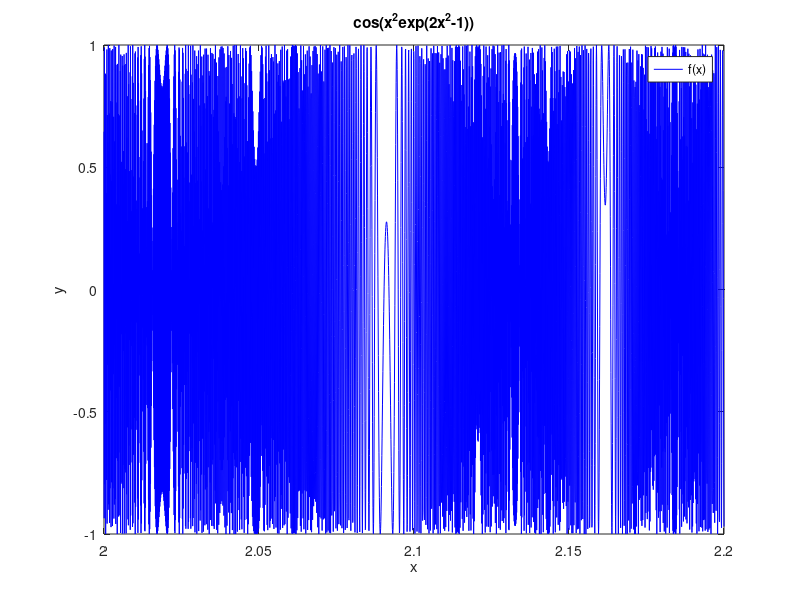

Source code (MATLAB):
x = linspace(2,2.2, 3000);
y = (cos((x.^2).*(exp(2*x.^2-1))));
plot(x,y, 'b')
legend('f(x)');
title('cos(x^2exp(2x^2-1))')
xlabel('x')
ylabel('y')
print -deps epsFig
